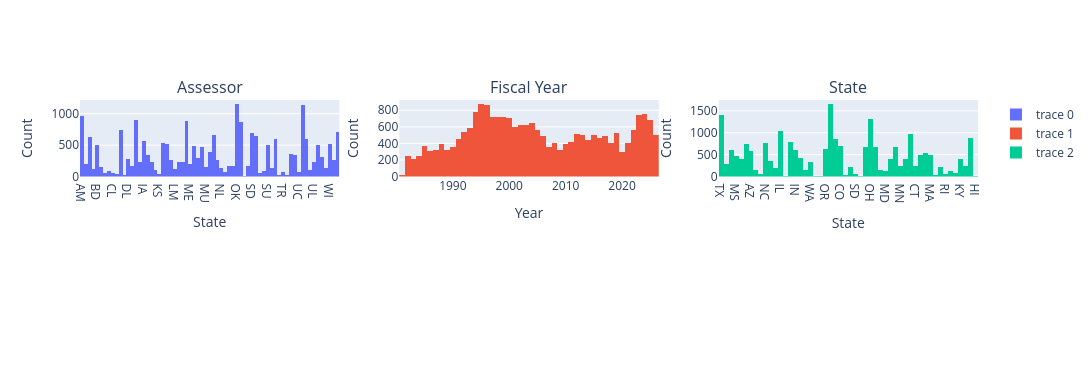

Write notebook code for a chart like this one.
### Markdown cell above
## Basic Variables

This part of the data covers basic features, such as:

- FY (financial year)                   (integer)
- SIC (industrial code)                 (categorical)
- NAICS (industrial code)               (categorical)
- State                                 (categorical)
- Sales                                 (integer)
- Employees                             (integer)
- Plant Area                            (integer)
- Products                              (string)
- Product unit type                     (categorical)
- Production level                      (integer)
- Production hours annually             (integer)
- Recommendation count                  (integer)

I chose to drop products because these are idiosyncratic strings. We could use a BERT model to categorize them, but these kinds of associations are already handled by the industrial codes.


Here with categorical assessment data, we can see that assessing universities are unevenly distributed, causing the distribution of the number of plants per state to also be unevenly distributed. For splitting our data into train and validate, it makes sense to split by state since whatever regional affects there are probably follow this label.

### Code cell
cat_cols = ["CENTER", "FY", "STATE"]
titles = ["Assessor", "Fiscal Year", "State"]
subs = make_subplots(2, 3, subplot_titles=titles)

for i, col in enumerate(cat_cols):
    x, y = divmod(i, 3)
    subs.add_trace(go.Histogram(x=ASSESS[col].to_list()), row=x+1, col=y+1)

subs.update_xaxes(title_text="State", col=1, row=1)
subs.update_xaxes(title_text="Year", col=2, row=1)
subs.update_xaxes(title_text="State", col=3, row=1)
subs.update_yaxes(title_text="Count", col=1, row=1)
subs.update_yaxes(title_text="Count", col=2, row=1)
subs.update_yaxes(title_text="Count", col=3, row=1)
subs.update_layout(height=384, width=1280)
subs.show()

### Figure 1 — Plotly figure (JSON) as saved in the notebook; plotly's stock layout.template omitted (floating-point values rounded to 4 significant figures; data arrays with more than 128 entries replaced by an {"elided": "..."} marker saying what was removed)
{"data": [{"type": "histogram", "x": {"elided": "23007 str values"}, "xaxis": "x", "yaxis": "y"}, {"type": "histogram", "x": {"elided": "23007 int values"}, "xaxis": "x2", "yaxis": "y2"}, {"type": "histogram", "x": {"elided": "23007 str values"}, "xaxis": "x3", "yaxis": "y3"}], "layout": {"annotations": [{"font": {"size": 16}, "showarrow": false, "text": "Assessor", "x": 0.1444, "xanchor": "center", "xref": "paper", "y": 1, "yanchor": "bottom", "yref": "paper"}, {"font": {"size": 16}, "showarrow": false, "text": "Fiscal Year", "x": 0.5, "xanchor": "center", "xref": "paper", "y": 1, "yanchor": "bottom", "yref": "paper"}, {"font": {"size": 16}, "showarrow": false, "text": "State", "x": 0.8556, "xanchor": "center", "xref": "paper", "y": 1, "yanchor": "bottom", "yref": "paper"}], "height": 384, "width": 1280, "xaxis": {"anchor": "y", "domain": [0, 0.2889], "title": {"text": "State"}}, "xaxis2": {"anchor": "y2", "domain": [0.3556, 0.6444], "title": {"text": "Year"}}, "xaxis3": {"anchor": "y3", "domain": [0.7111, 1], "title": {"text": "State"}}, "xaxis4": {"anchor": "y4", "domain": [0, 0.2889]}, "xaxis5": {"anchor": "y5", "domain": [0.3556, 0.6444]}, "xaxis6": {"anchor": "y6", "domain": [0.7111, 1]}, "yaxis": {"anchor": "x", "domain": [0.625, 1], "title": {"text": "Count"}}, "yaxis2": {"anchor": "x2", "domain": [0.625, 1], "title": {"text": "Count"}}, "yaxis3": {"anchor": "x3", "domain": [0.625, 1], "title": {"text": "Count"}}, "yaxis4": {"anchor": "x4", "domain": [0, 0.375]}, "yaxis5": {"anchor": "x5", "domain": [0, 0.375]}, "yaxis6": {"anchor": "x6", "domain": [0, 0.375]}}}
